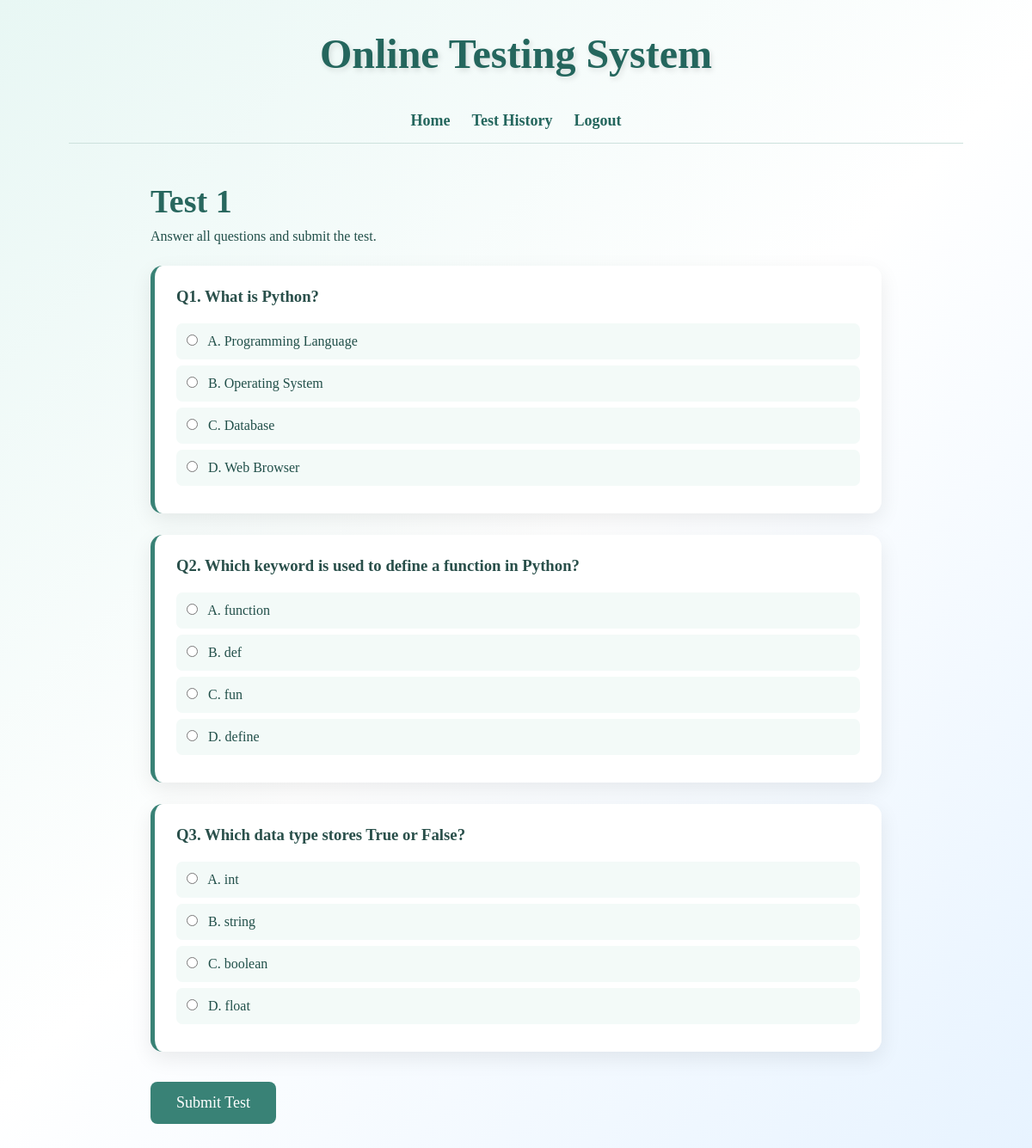
The page /test1/ (signed in) on the database its author committed.
### myday/models.py (models this page shows, shortened)
class Question(models.Model):
    TEST_CHOICES = (
        (1, 'Test 1'),
        (2, 'Test 2'),
        (3, 'Test 3'),
    )
    test_number = models.IntegerField(
        choices=TEST_CHOICES
    )
    question = models.TextField()
    option_a = models.CharField(max_length=255)
    option_b = models.CharField(max_length=255)
    option_c = models.CharField(max_length=255)
    option_d = models.CharField(max_length=255)
    correct_option = models.CharField(
        max_length=1,
        choices=(
            ('A', 'A'),
            ('B', 'B'),
            ('C', 'C'),
            ('D', 'D'),
        )
    )

### myday/views.py (the view, shortened to what this page needs)
# urls.py: path('test1/',views.test_page,{'test_number': 1},name='test1'),
@login_required(login_url='myday:login')
def test_page(request, test_number):
    questions = Question.objects.filter(
        test_number=test_number
    )
    return render(
        request,
        'test.html',
        {
            'questions': questions,
            'test_number': test_number
        }
    )

### myday/templates/test.html (shortened to what this page needs)
{% load static %}
<!DOCTYPE html>
<html>
<head>
    <link rel="stylesheet"
          href="{% static 'mycss.css' %}">
</head>
<body>
<div class="page">
    <h1>
        Online Testing System
    </h1>
    <nav>
        <a href="{% url 'myday:home' %}">
            Home
        </a>
        <a href="{% url 'myday:test_history' %}">
            Test History
        </a>
        <a href="{% url 'myday:logout' %}">
            Logout
        </a>
    </nav>
    <div class="test-page">
        <h2>
            Test {{ test_number }}
        </h2>
        <p>
            Answer all questions and submit the test.
        </p>
        {% if questions %}
            <form method="POST">
                {% for question in questions %}
                    <div class="question-card">
                        <h3>
                            Q{{ forloop.counter }}.
                            {{ question.question }}
                        </h3>
                        <label>
                            <input
                                type="radio"
                                name="question_{{ question.id }}"
                                value="A"
                                required
                            >
                            A. {{ question.option_a }}
                        </label>
                        <label>
                            <input
                                type="radio"
                                name="question_{{ question.id }}"
                                value="B"
                            >
                            B. {{ question.option_b }}
                        </label>
                        <label>
                            <input
                                type="radio"
                                name="question_{{ question.id }}"
                                value="C"
                            >
                            C. {{ question.option_c }}
                        </label>
                        <label>
                            <input
                                type="radio"
                                name="question_{{ question.id }}"
                                value="D"
                            >
                            D. {{ question.option_d }}
                        </label>
                    </div>
                {% endfor %}
                <button
                    type="submit"
                    class="submit-test">
                    Submit Test
                </button>
            </form>
        {% endif %}
    </div>
</div>
</body>
</html>

### myday/static/mycss.css (style rules this page uses)
* { margin: 0; padding: 0; box-sizing: border-box; }
body { font-family: Georgia, "Times New Roman", serif; min-height: 100vh; background: linear-gradient( 135deg, #e8f7f4, #ffffff, #e7f3ff ); color: #214f49; }
.page { width: 90%; max-width: 1200px; margin: auto; padding: 35px 20px; min-height: 100vh; }
h1 { text-align: center; font-size: 48px; color: #24665d; margin-bottom: 25px; text-shadow: 2px 3px 6px rgba(0,0,0,0.12); }
nav { display: flex; justify-content: center; gap: 25px; padding: 15px; margin-bottom: 45px; border-bottom: 1px solid #cde1dd; }
nav a { color: #24665d; font-size: 18px; font-weight: bold; text-decoration: none; transition: 0.3s; }
button { border: none; border-radius: 8px; padding: 12px 25px; background: #398276; color: white; font-size: 16px; cursor: pointer; font-family: inherit; transition: 0.3s; }
.test-page { max-width: 850px; margin: auto; }
.test-page h2 { font-size: 38px; color: #28675e; margin-bottom: 10px; }
.question-card { background: white; padding: 25px; margin: 25px 0; border-radius: 14px; box-shadow: 0 8px 25px rgba(0,0,0,0.08); border-left: 5px solid #398276; }
.question-card h3 { margin-bottom: 20px; color: #294f4a; }
.question-card label { display: block; padding: 12px; margin: 7px 0; background: #f3faf8; border-radius: 7px; cursor: pointer; transition: 0.2s; }
.question-card input { margin-right: 8px; }
.submit-test { margin-top: 10px; padding: 14px 30px; font-size: 18px; }

### rows shown on the page
Question: question "What is Python?", option_a "Programming Language", option_b "Operating System", option_c "Database", option_d "Web Browser"
Question: question "Which keyword is used to define a function in Python?", option_a "function", option_b "def", option_c "fun", option_d "define"
Question: question "Which data type stores True or False?", option_a "int", option_b "string", option_c "boolean", option_d "float"

### other values the page prints
{{ test_number }} "1"
